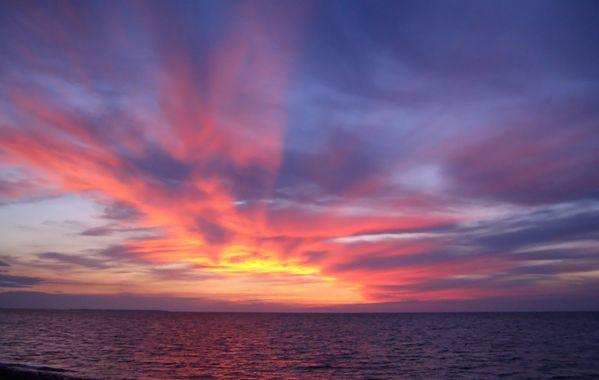
#> input picture Color-Identification-of-Images/sample_image.jpg, 599 x 380 px
$ jupyter execute Color_Identification.ipynb   (shell and % lines are left out)
#> lines starting #> are read from the running program, lines starting #| are printed output that depends on the picture
# The Sparks Foundation: GRIP July 2021

## Task : Color Identification in Images

### By : Siddhesh Bangar

Importing all the required Libraries for the project.

[cell 1]
from sklearn.cluster import KMeans
import matplotlib.pyplot as plt
import numpy as np
import cv2
from collections import Counter
from skimage.color import rgb2lab, deltaE_cie76
import os

To read any image, we use the method cv2.imread()
We can then plot it using the pyplot’s method imshow().

[cell 2]
image = cv2.imread('sample_image.jpg')
#> image is the input picture: shape (380, 599, 3); mean B, G, R 119.8, 88, 121.2
plt.imshow(image)

The color of the image looks a bit off. This is because, by default, OpenCV reads image in the sequence Blue Green Red (BGR). Thus, to view the actual image we need to convert the rendering to Red Green Blue (RGB).

[cell 3]
image = cv2.cvtColor(image, cv2.COLOR_BGR2RGB)
plt.imshow(image)

[cell 4]
type(image)

[cell 5]
image.shape
#> Out = (380, 599, 3)

[cell 6]
reimage = cv2.resize(image,(1000,1000))
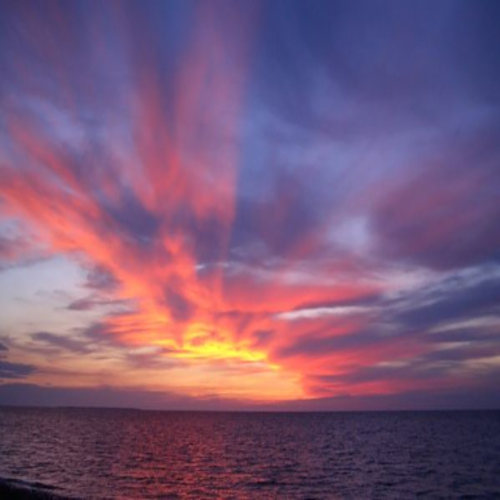
#> reimage: shape (1000, 1000, 3) (shown at 1/2 size); mean R, G, B 121.1, 87.9, 119.6
plt.imshow(reimage)

[cell 7]
grimage = cv2.cvtColor(image,cv2.COLOR_BGR2GRAY)
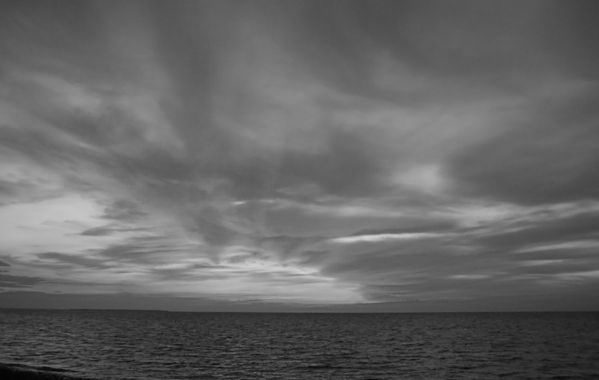
#> grimage: shape (380, 599); min 1, max 210, mean 101.3
plt.imshow(grimage)

### Color Identification

#### RGB to HEX Conversion

[cell 8]
def rgb2hex(color):
     return "#{:02x}{:02x}{:02x}".format(int(color[0]), int(color[1]), int(color[2]))

#### Read image in RGB color space

[cell 9]
def getimage(imagepath):
    image = cv2.imread(imagepath)
    image = cv2.cvtColor(image, cv2.COLOR_BGR2RGB)
    return image

#### Get colors from an image

[cell 10]
def getcolors(image, noofcolors, showchart):
#> called with noofcolors = 8, showchart = True
    modifiedimage = cv2.resize(image, (600, 400), interpolation = cv2.INTER_AREA)
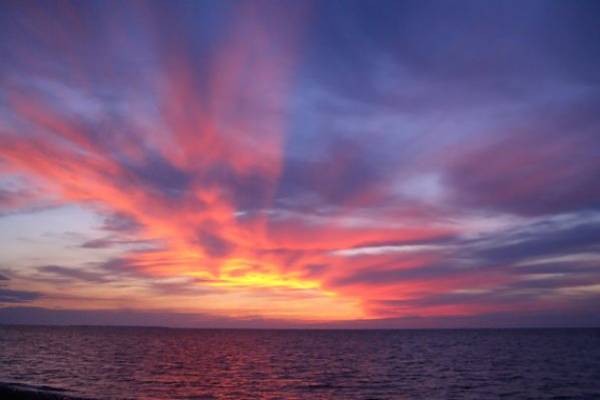
#> modifiedimage: shape (400, 600, 3); mean R, G, B 121.1, 87.9, 119.7
    modifiedimage = modifiedimage.reshape(modifiedimage.shape[0]*modifiedimage.shape[1], 3)

    clf = KMeans(n_clusters = noofcolors)
    labels = clf.fit_predict(modifiedimage)

    counts = Counter(labels)
#> counts = {4: 41373, 7: 37413, 6: 33283, 3: 26667, 2: 26382, 0: 12495, 5: 18628, 1: 43759}

    center_colors = clf.cluster_centers_

    ordered_colors = [center_colors[i] for i in counts.keys()]
#> ordered_colors = [[71.31, 69.75, 123.4], [100.6, 88.29, 140.6], [133.5, 109.7, 155.4], [122.4, 79.79, 109.8], [184.8, 99.04, 118.1], [185.6, 157.6, 173.6], [243.8, 142, 112.5], [66.77, 43.41, 65.68]]
    hex_colors = [rgb2hex(ordered_colors[i]) for i in counts.keys()]
#> hex_colors = ['#b86376', '#422b41', '#f38e70', '#7a4f6d', '#856d9b', '#47457b', '#b99dad', '#64588c']
    rgb_colors = [ordered_colors[i] for i in counts.keys()]
#> rgb_colors = [[184.8, 99.04, 118.1], [66.77, 43.41, 65.68], [243.8, 142, 112.5], [122.4, 79.79, 109.8], [133.5, 109.7, 155.4], [71.31, 69.75, 123.4], [185.6, 157.6, 173.6], [100.6, 88.29, 140.6]]

    if (showchart):
        plt.figure(figsize = (8, 6))
        plt.pie(counts.values(), labels = hex_colors, colors = hex_colors)

    return rgb_colors

[cell 11]
getcolors(getimage('sample_image.jpg'), 8, True)
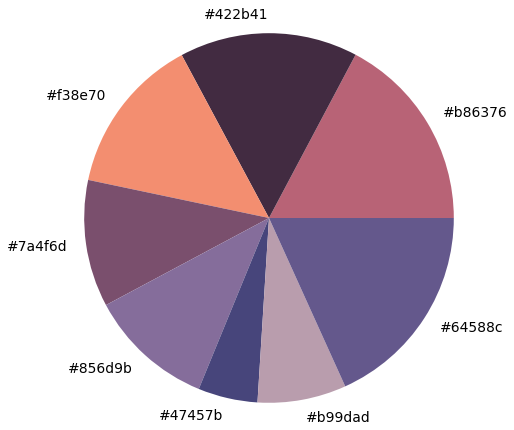
#> figure drawn by matplotlib, 1 panel

### Trying out this function with another image

[cell 12]
image2 = getimage('sample.jpg')
#> call 2 of getimage, with imagepath = 'sample.jpg'
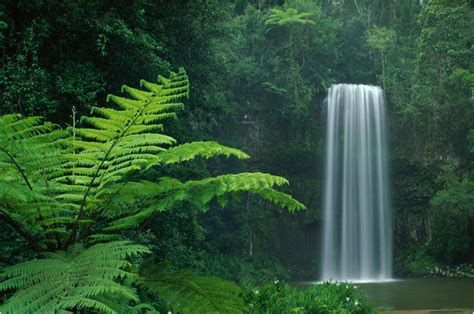
#> input picture Color-Identification-of-Images/sample.jpg, 474 x 314 px
#> in getimage, image is the input picture: shape (314, 474, 3); mean B, G, R 53.8, 80.9, 47.2
plt.imshow(image2)

[cell 13]
getcolors(image2, 8, True)
#> Out = [[54.66, 86.92, 71.34], [11.3, 33.09, 17.94], [155.2, 179.8, 182.6], [95.52, 124.8, 124.2], [114.5, 168.7, 70.4], [32.36, 59.48, 46.04], [70.78, 125.7, 58.92], [41.63, 94.39, 32.17]]
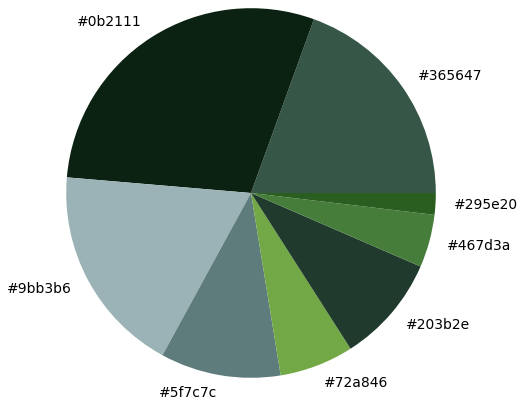
#> figure drawn by matplotlib, 1 panel
